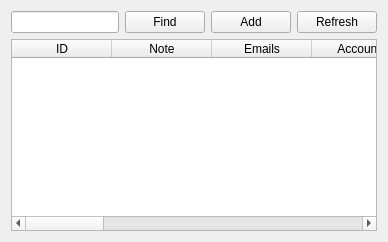
     <widget class="QWidget" name="tab_data">
      <attribute name="title">
       <string>Data</string>
      </attribute>
      <layout class="QGridLayout" name="gridLayout_9">
       <item row="0" column="0">
        <widget class="QLineEdit" name="lineEditFindData"/>
       </item>
       <item row="0" column="2">
        <widget class="QPushButton" name="pushButtonAddData">
         <property name="text">
          <string>Add</string>
         </property>
        </widget>
       </item>
       <item row="1" column="0" colspan="4">
        <widget class="QTableWidget" name="tableWidgetData">
         <column>
          <property name="text">
           <string>ID</string>
          </property>
         </column>
         <column>
          <property name="text">
           <string>Note</string>
          </property>
         </column>
         <column>
          <property name="text">
           <string>Emails</string>
          </property>
         </column>
         <column>
          <property name="text">
           <string>Accounts</string>
          </property>
         </column>
         <column>
          <property name="text">
           <string>Fisrt name</string>
          </property>
         </column>
         <column>
          <property name="text">
           <string>Last name</string>
          </property>
         </column>
         <column>
          <property name="text">
           <string>Address1</string>
          </property>
         </column>
         <column>
          <property name="text">
           <string>Address2</string>
          </property>
         </column>
         <column>
          <property name="text">
           <string>City</string>
          </property>
         </column>
         <column>
          <property name="text">
           <string>State</string>
          </property>
         </column>
         <column>
          <property name="text">
           <string>Zipcode</string>
          </property>
         </column>
         <column>
          <property name="text">
           <string>DOB</string>
          </property>
         </column>
         <column>
          <property name="text">
           <string>SSN</string>
          </property>
         </column>
        </widget>
       </item>
       <item row="0" column="1">
        <widget class="QPushButton" name="pushButtonFindData">
         <property name="text">
          <string>Find</string>
         </property>
        </widget>
       </item>
       <item row="0" column="3">
        <widget class="QPushButton" name="pushButtonRefeshData">
         <property name="text">
          <string>Refresh</string>
         </property>
        </widget>
       </item>
      </layout>
     </widget>
